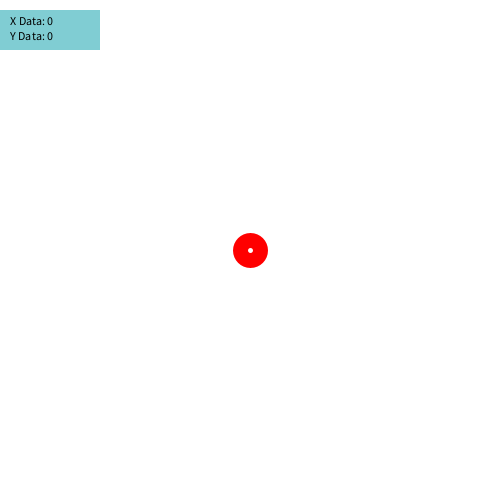
Frame 1 (no input)
Frame 60 (the mouse pressed at the canvas centre just before this capture): identical to frame 1, image omitted
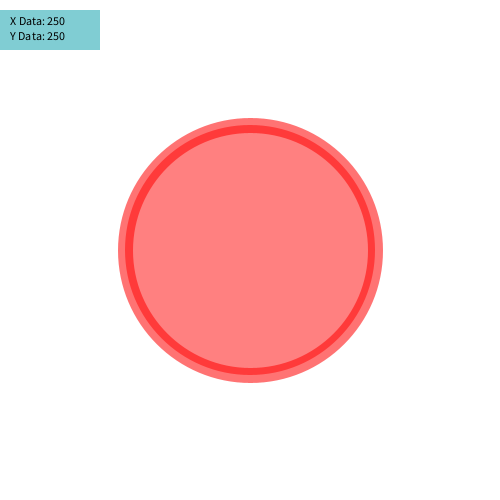
Frame 120 (the mouse held since frame 60 and released just before this capture)

The Processing sketch that drew these frames (run headless with seeded random() and noise(); from frame 60 on, the mouse is pressed at the canvas centre):

// Processing sketch: sketch_04a_relationalVariables
// ── sketch_04a_relationalVariables.pde
/* 
*Looking at using math to create relational engagements 
*between shapes and data. 
*Our data is mouseX, mouseY
*introducing functions map() and constrain()
*/

//global variables - always in the "main" program. 
float circleAlpha = 50;
float strokeAlpha = 255;
float circleSize = 250;

void setup() {  
  size(500, 500);
}

void draw() {  
  background(255,255,255);
  
  // setting up the shifting data input
  circleAlpha = map(mouseX, 0, 500, 0, 255);
  strokeAlpha = map(mouseX, 0, 555, 255, 0);
  circleSize = constrain(mouseY, 20, 300);
  
  // drawing the shape
  fill(255,0,0, circleAlpha);
  strokeWeight(15); 
  stroke(255,0,0, strokeAlpha);
  ellipse(width/2, height/2, circleSize, circleSize);
  
  // presenting the "data" as text
  noStroke();
  fill(#80CDD3);
  rect(0,10, 100, 40);
  fill(0);
  text("X Data: "+mouseX, 10, 25);
  text("Y Data: "+mouseY, 10, 40);
  
}
